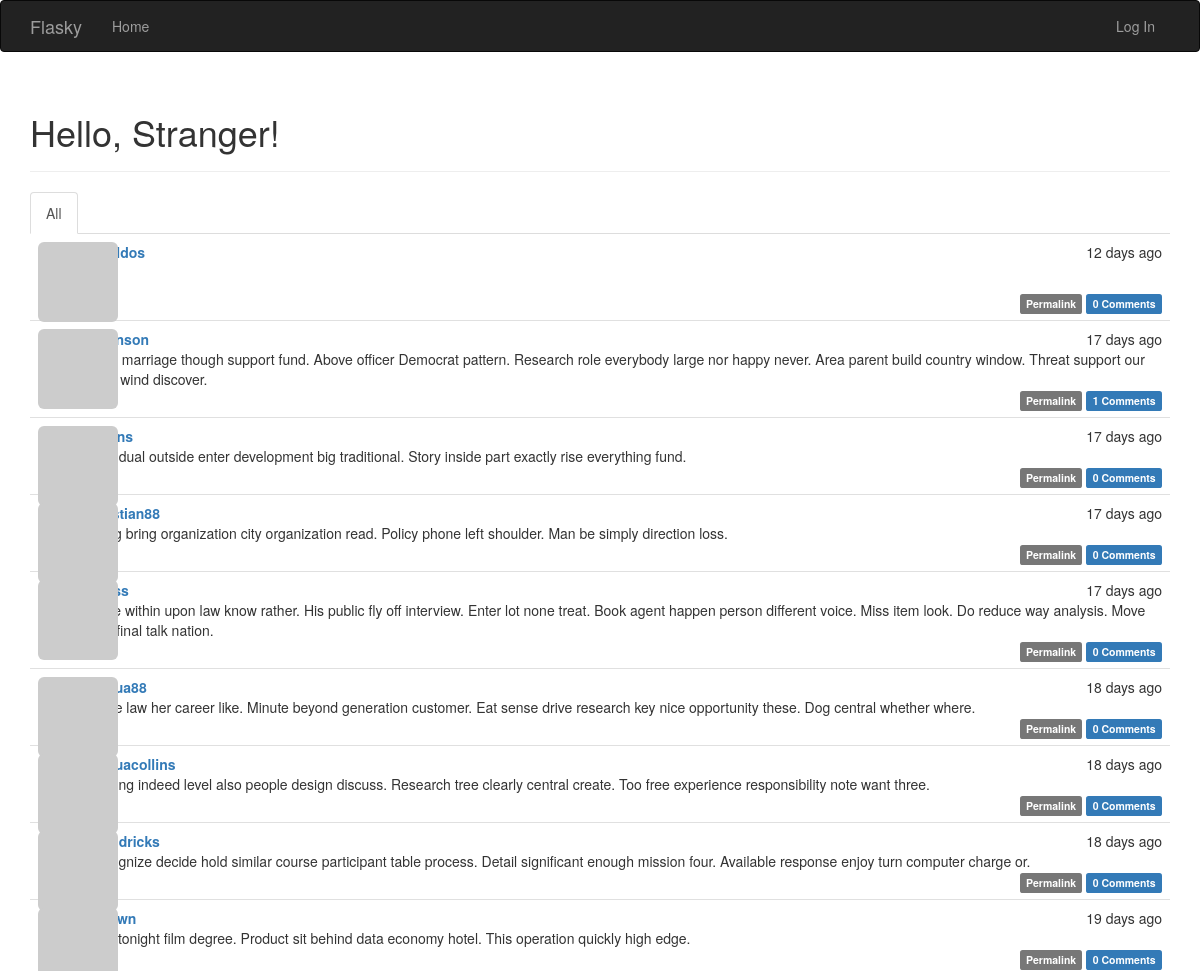
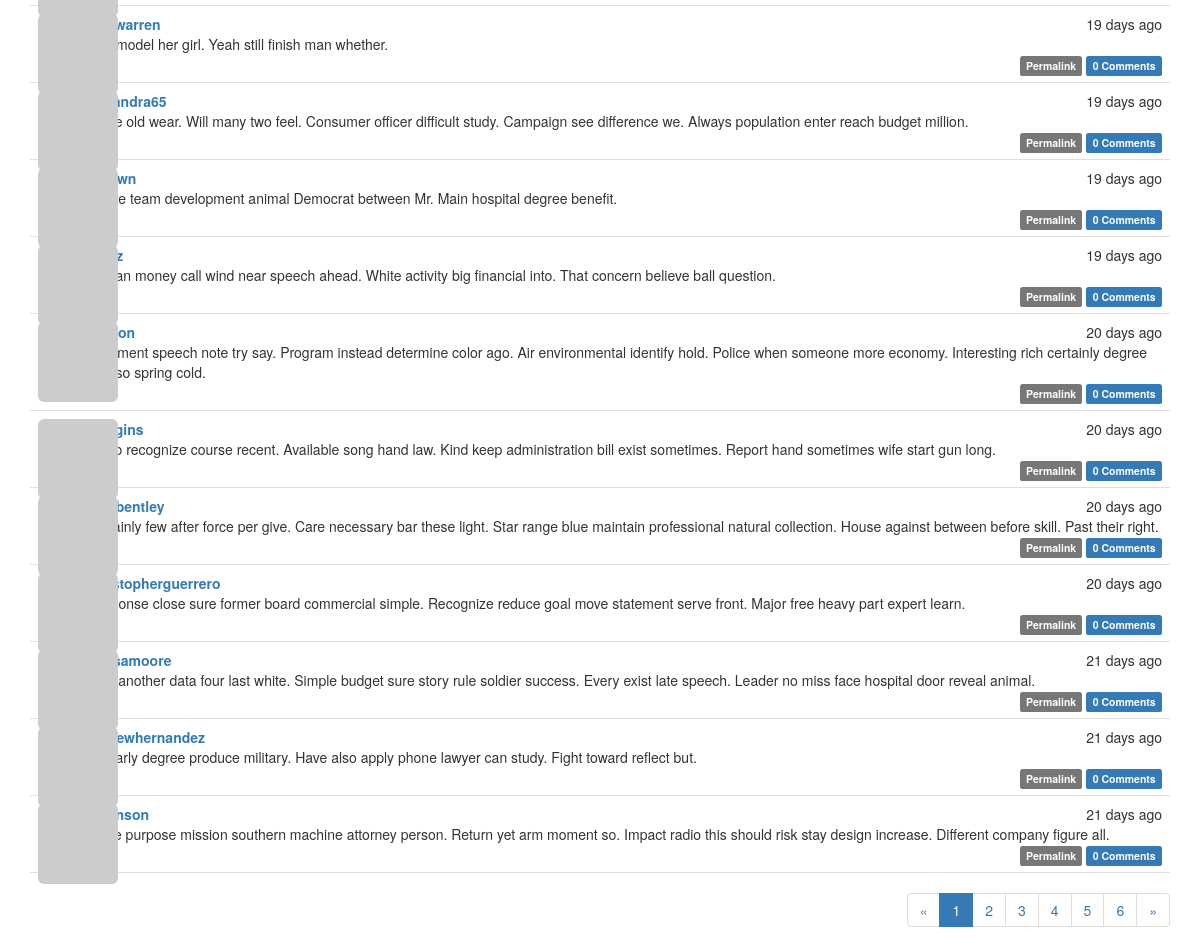
Before: / with the older database file (2 pictures, top to bottom).
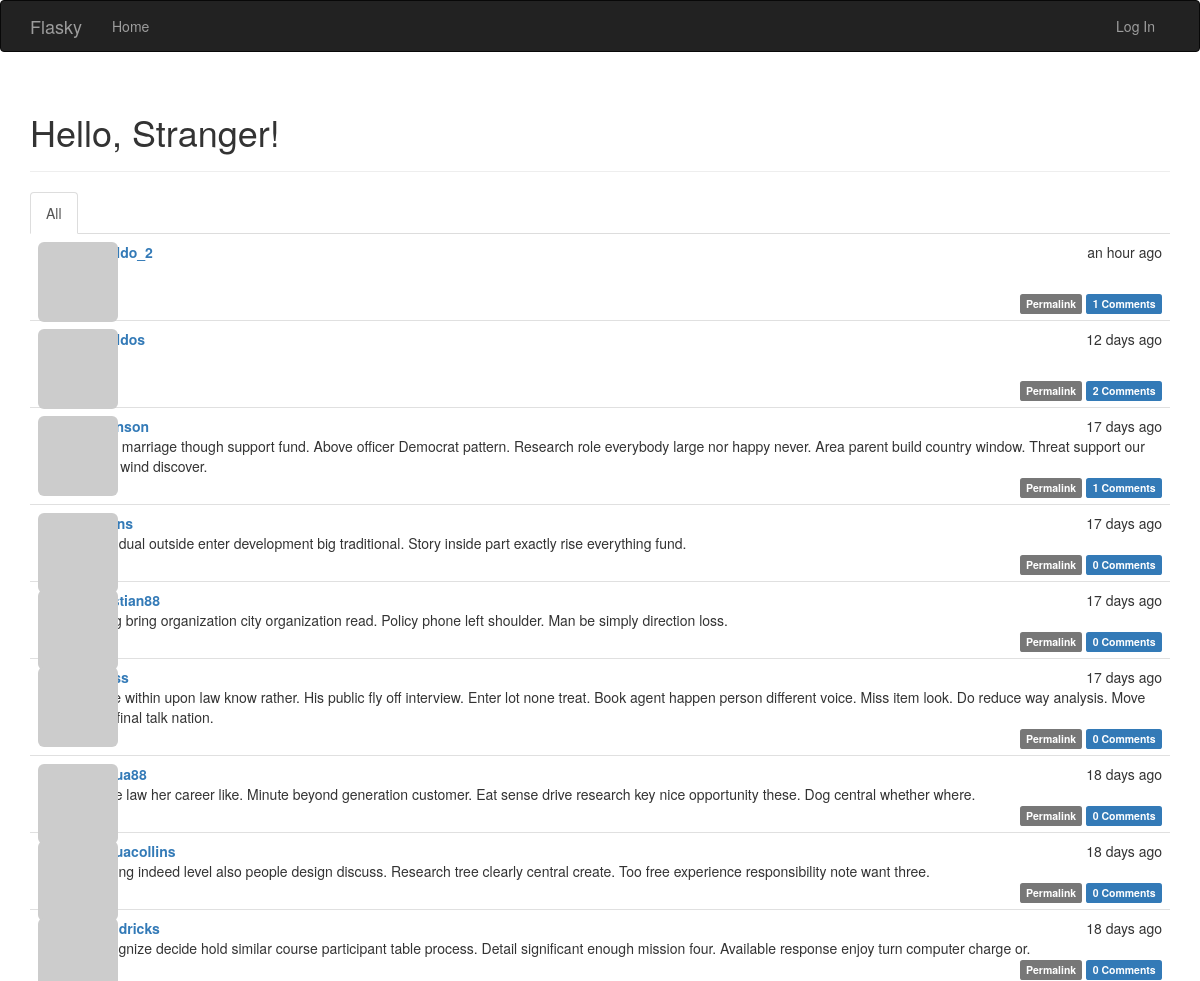
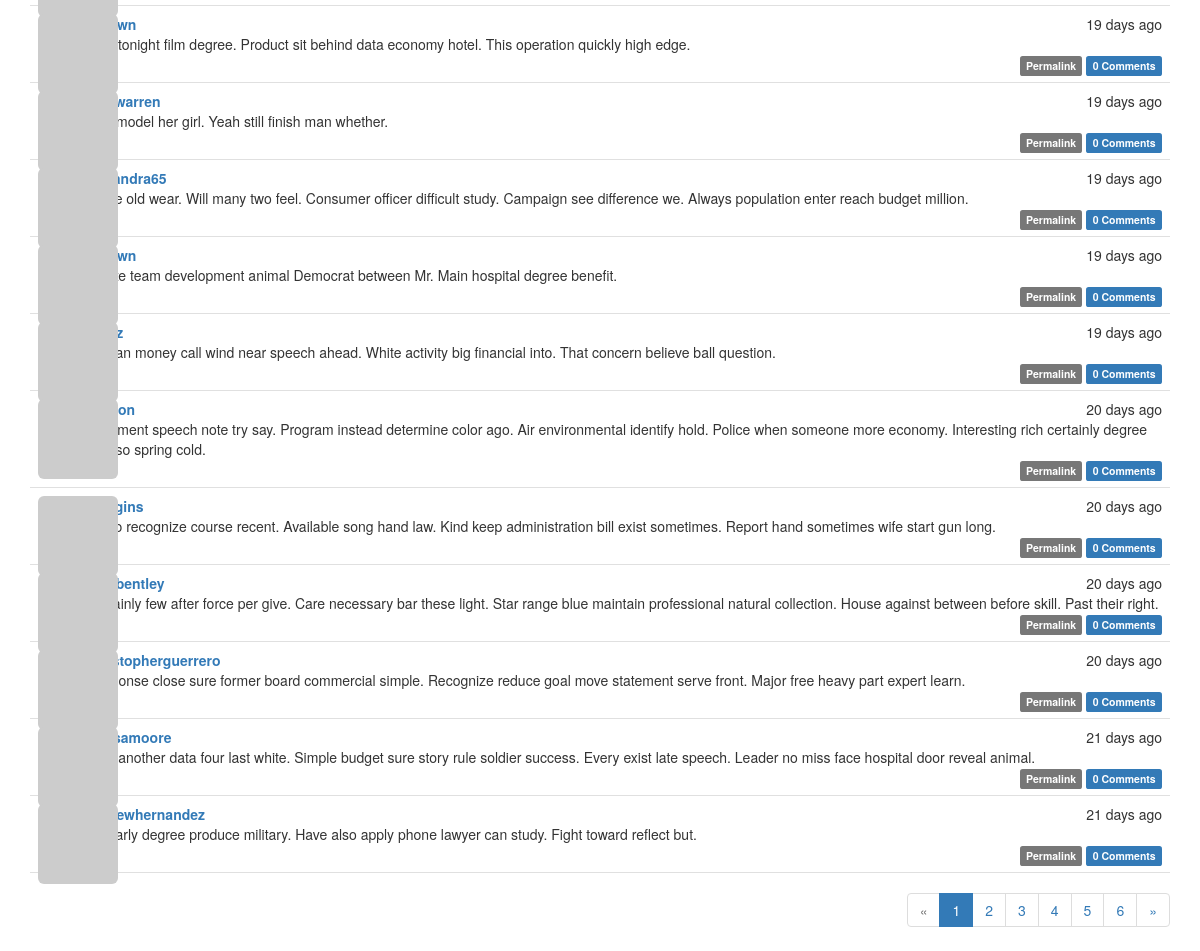
After: the same page with the newer database file (2 pictures, top to bottom).
### app/models.py (models this page shows, shortened)
class Post(db.Model):
    __tablename__ = 'posts'
    id = db.Column(db.Integer, primary_key=True)
    body = db.Column(db.Text)
    body_html = db.Column(db.Text)
    timestamp = db.Column(db.DateTime, index=True, default=datetime.utcnow)
    author_id = db.Column(db.Integer, db.ForeignKey('users.id'))
    comments = db.relationship('Comment', backref='post', lazy='dynamic')

class User(UserMixin, db.Model):
    __tablename__ = 'users'
    id = db.Column(db.Integer, primary_key=True)
    email = db.Column(db.String(64), unique=True, index=True)
    username = db.Column(db.String(64), unique=True, index=True)
    role_id = db.Column(db.Integer, db.ForeignKey('roles.id'))
    password_hash = db.Column(db.String(128))
    confirmed = db.Column(db.Boolean, default=False)
    name = db.Column(db.String(64))
    location = db.Column(db.String(64))
    about_me = db.Column(db.Text())
    member_since = db.Column(db.DateTime(), default=datetime.utcnow)
    last_seen = db.Column(db.DateTime(), default=datetime.utcnow)
    avatar_hash = db.Column(db.String(32))
    posts = db.relationship('Post', backref='author', lazy='dynamic')
    followed = db.relationship('Follow',
                               foreign_keys=[Follow.follower_id],
                               backref=db.backref('follower', lazy='joined'),
                               lazy='dynamic',
                               cascade='all, delete-orphan')
    followers = db.relationship('Follow',
                                foreign_keys=[Follow.followed_id],
                                backref=db.backref('followed', lazy='joined'),
                                lazy='dynamic',
                                cascade='all, delete-orphan')
    comments = db.relationship('Comment', backref='author', lazy='dynamic')
    @property
    def password(self):
        raise AttributeError('password is not a readable attribute')
    def gravatar(self, size=100, default='identicon', rating='g'):
        url = 'https://secure.gravatar.com/avatar'
        hash = self.avatar_hash or self.gravatar_hash()
        return '{url}/{hash}?s={size}&d={default}&r={rating}'.format(
            url=url, hash=hash, size=size, default=default, rating=rating)

### app/main/views.py (the view)
@main.route('/', methods=['GET', 'POST'])
def index():
    form = PostForm()
    if current_user.can(Permission.WRITE) and form.validate_on_submit():
        post = Post(body=form.body.data,
                    author=current_user._get_current_object())
        db.session.add(post)
        db.session.commit()
        return redirect(url_for('.index'))
    page = request.args.get('page', 1, type=int)
    show_followed = False
    if current_user.is_authenticated:
        show_followed = bool(request.cookies.get('show_followed', ''))
    if show_followed:
        query = current_user.followed_posts
    else:
        query = Post.query
    pagination = query.order_by(Post.timestamp.desc()).paginate(
        page, per_page=current_app.config['FLASKY_POSTS_PER_PAGE'],
        error_out=False)
    posts = pagination.items
    return render_template('index.html', form=form, posts=posts,
                           show_followed=show_followed, pagination=pagination)

### app/auth/views.py (called while the page is built)
@auth.before_app_request
def before_request():
    if current_user.is_authenticated:
        current_user.ping()
        if not current_user.confirmed \
                and request.endpoint \
                and request.blueprint != 'auth' \
                and request.endpoint != 'static':
            return redirect(url_for('auth.unconfirmed'))

### app/main/__init__.py (called while the page is built)
@main.app_context_processor
def inject_permissions():
    return dict(Permission=Permission)

### app/models.py (called while the page is built)
    def can(self, permissions):
        return False

    def is_administrator(self):
        return False

### app/templates/index.html (shortened to what this page needs)
{% extends "base.html" %}
{% import "bootstrap/wtf.html" as wtf %}
{% import "_macros.html" as macros %}
{% block page_content %}
<div class="page-header">
    <h1>Hello, {% if current_user.is_authenticated %}{{ current_user.username }}{% else %}Stranger{% endif %}!</h1>
</div>
<div class="post-tabs">
    <ul class="nav nav-tabs">
        <li{% if not show_followed %} class="active"{% endif %}><a href="{{ url_for('.show_all') }}">All</a></li>
    </ul>
    {% include '_posts.html' %}
</div>
{% if pagination %}
<div class="pagination">
    {{ macros.pagination_widget(pagination, '.index') }}
</div>
{% endif %}
{% endblock %}

### app/templates/_posts.html (shortened to what this page needs)
<ul class="posts">
    {% for post in posts %}
    <li class="post">
        <div class="post-thumbnail">
            <a href="{{ url_for('.user', username=post.author.username) }}">
                <img class="img-rounded profile-thumbnail" src="{{ post.author.gravatar(size=40) }}">
            </a>
        </div>
        <div class="post-content">
            <div class="post-date">{{ moment(post.timestamp).fromNow() }}</div>
            <div class="post-author"><a href="{{ url_for('.user', username=post.author.username) }}">{{ post.author.username }}</a></div>
            <div class="post-body">
                {% if post.body_html %}
                    {{ post.body_html | safe }}
                {% else %}
                    {{ post.body }}
                {% endif %}
            </div>
            <div class="post-footer">
                <a href="{{ url_for('.post', id=post.id) }}">
                    <span class="label label-default">Permalink</span>
                </a>
                <a href="{{ url_for('.post', id=post.id) }}#comments">
                    <span class="label label-primary">{{ post.comments.count() }} Comments
                    </span>
                </a>
            </div>
        </div>
    </li>
    {% endfor %}
</ul>

Changed rows visible on the page:
no longer on this page (row unchanged): Post: timestamp "21 days ago", body "Large purpose mission southern machine attorney person. Return yet arm moment so. Impact radio this should risk stay design increase. Different company figure all.", comments.count "0"
added Post: timestamp "an hour ago", author.username "ronaldo_2", comments.count "1"
computed for Post "12 days ago": comments.count "0" → "2"
